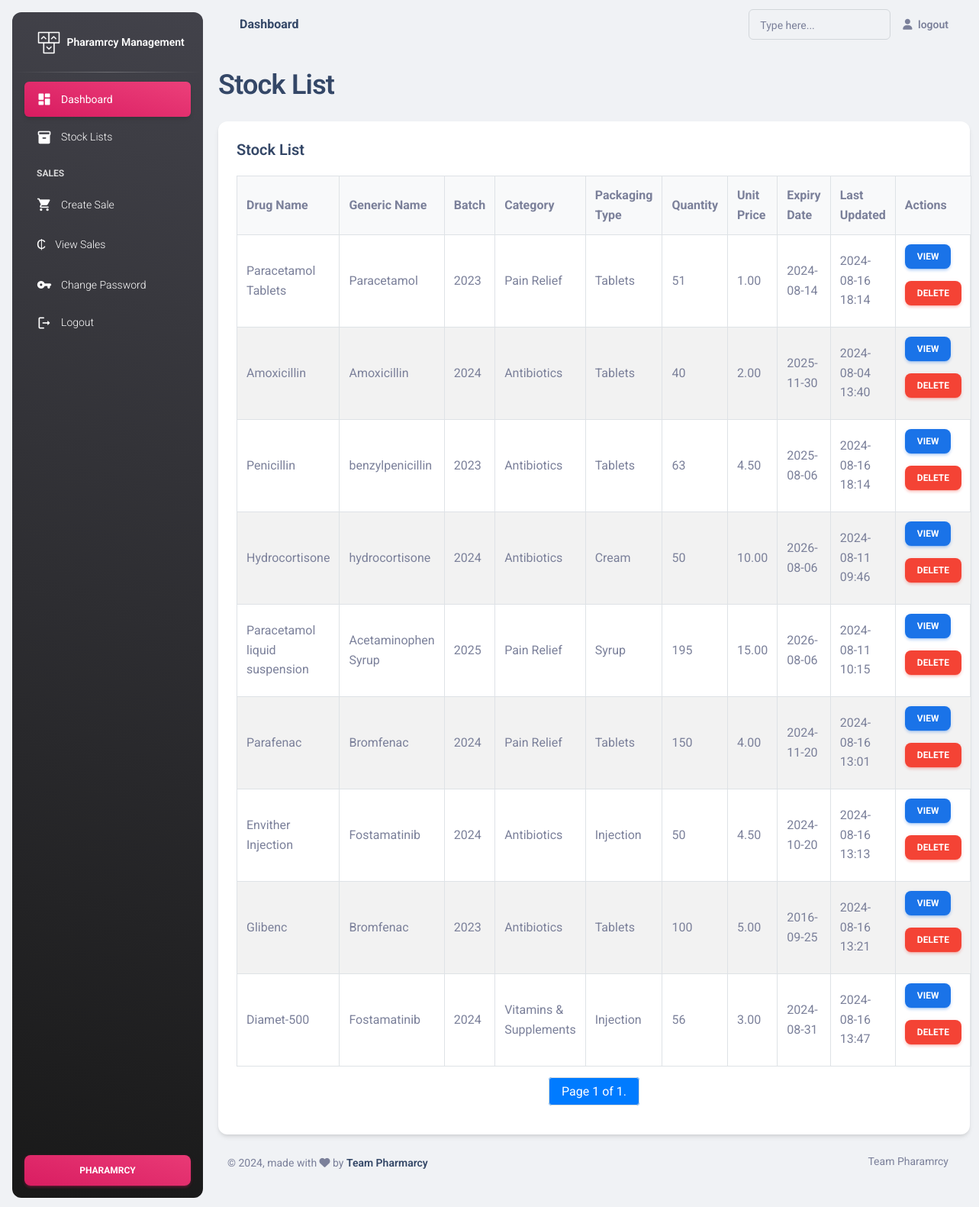
/stock/, run on the app's committed database.
### pms/models.py (models this page shows, shortened)
class Stock(models.Model):
    drug = models.ForeignKey(Drug, on_delete=models.CASCADE)
    quantity = models.PositiveIntegerField()
    last_updated = models.DateTimeField(auto_now=True)

class Drug(models.Model):
    name = models.CharField(max_length=100)
    description = models.TextField()
    quantity = models.PositiveIntegerField()  # Initial quantity for new drug entry
    unit_price = models.DecimalField(max_digits=10, decimal_places=2)
    manufacturing_date = models.DateField()
    expiry_date = models.DateField()
    supplier = models.ForeignKey(Supplier, on_delete=models.CASCADE)
    generic_name = models.CharField(max_length=100)
    brand_name = models.CharField(max_length=100)
    BATCH_CHOICES = (
        ('2023', '2023'),
        ('2024', '2024'),
        ('2025', '2025'),
    )
    batch = models.CharField(max_length=50, choices=BATCH_CHOICES)
    category = models.ForeignKey(Category, on_delete=models.CASCADE)
    packaging_type = models.ForeignKey(PackagingType, on_delete=models.CASCADE)
    strength = models.CharField(max_length=20)

class Category(models.Model):
    name = models.CharField(max_length=100)
    description = models.TextField()

class PackagingType(models.Model):
    type = models.CharField(max_length=100)

### pms/views.py (the view)
# urls.py: path('stock/', stock_list, name='stock_list'),
def stock_list(request):
    stocks = Stock.objects.all()
    paginator = Paginator(stocks, 10)  # Show 10 stocks per page.
    page_number = request.GET.get('page')
    page_obj = paginator.get_page(page_number)
    return render(request, 'stock_list.html', {'page_obj': page_obj})

### pms/templates/stock_list.html (shortened to what this page needs)
{% extends "dashboard.html" %}
{% load static crispy_forms_tags %}
{% block dash %}
<h2>Stock List</h2>
{% endblock %}
{% block dash3 %}
<div class="row">
    <div class="col-lg-12">
        <div class="card">
            <div class="card-body">
                <h5 class="card-title">Stock List</h5>
                <div class="table-container">
                    <table>
                        <thead>
                            <tr>
                                <th>Drug Name</th>
                                <th>Generic Name</th>
                                <th>Batch</th>
                                <th>Category</th>
                                <th>Packaging Type</th>
                                <th>Quantity</th>
                                <th>Unit Price</th>
                                <th>Expiry Date</th>
                                <th>Last Updated</th>
                                <th>Actions</th>
                            </tr>
                        </thead>
                        <tbody>
                            {% for stock in page_obj %}
                            <tr>
                                <td>{{ stock.drug.name }}</td>
                                <td>{{ stock.drug.generic_name }}</td>
                                <td>{{ stock.drug.batch }}</td>
                                <td>{{ stock.drug.category.name }}</td>
                                <td>{{ stock.drug.packaging_type.type }}</td>
                                <td>{{ stock.quantity }}</td>
                                <td>{{ stock.drug.unit_price }}</td>
                                <td>{{ stock.drug.expiry_date|date:"Y-m-d" }}</td>
                                <td>{{ stock.last_updated|date:"Y-m-d H:i" }}</td>
                                <td>
                                    <a href="{% url 'stock_detail' stock.pk %}" class="btn btn-info btn-sm">View</a>
                                    <form action="{% url 'stock_delete' stock.pk %}" method="post" style="display:inline;">
                                        <button type="submit" class="btn btn-danger btn-sm">Delete</button>
                                    </form>
                                </td>
                            </tr>
                            {% empty %}
                            <tr>
                                <td colspan="12" class="text-center">No stock records available.</td>
                            </tr>
                            {% endfor %}
                        </tbody>
                    </table>
                </div>
                <div class="pagination">
                    <span class="step-links">
                        <span class="current">
                            Page {{ page_obj.number }} of {{ page_obj.paginator.num_pages }}.
                        </span>
                    </span>
                </div>
            </div>
        </div>
    </div>
</div>
{% endblock dash3 %}

### pms/templates/stock_list.html (style rules this page uses)
.table-container { margin: 20px 0; }
table { width: 100%; border-collapse: collapse; }
th, td { padding: 12px; text-align: left; border: 1px solid #dee2e6; }
th { background-color: #f8f9fa; }
tbody tr:nth-child(even) { background-color: #f2f2f2; }
.pagination { display: flex; justify-content: center; margin: 20px 0; }
.pagination .current { padding: 8px 16px; margin: 0 4px; border: 1px solid #ddd; border-radius: 4px; background-color: #007bff; color: #fff; }

### data on the page
Stock: drug.name "Paracetamol Tablets", drug.generic_name "Paracetamol", drug.batch "2023", drug.category.name "Pain Relief", drug.packaging_type.type "Tablets", quantity "51", drug.unit_price "1.00", drug.expiry_date "2024-08-14", last_updated "2024-08-16 18:14"
Stock: drug.name "Amoxicillin", drug.generic_name "Amoxicillin", drug.batch "2024", drug.category.name "Antibiotics", drug.packaging_type.type "Tablets", quantity "40", drug.unit_price "2.00", drug.expiry_date "2025-11-30", last_updated "2024-08-04 13:40"
Stock: drug.name "Penicillin", drug.generic_name "benzylpenicillin", drug.batch "2023", drug.category.name "Antibiotics", drug.packaging_type.type "Tablets", quantity "63", drug.unit_price "4.50", drug.expiry_date "2025-08-06", last_updated "2024-08-16 18:14"
Stock: drug.name "Hydrocortisone", drug.generic_name "hydrocortisone", drug.batch "2024", drug.category.name "Antibiotics", drug.packaging_type.type "Cream", quantity "50", drug.unit_price "10.00", drug.expiry_date "2026-08-06", last_updated "2024-08-11 09:46"
Stock: drug.name "Paracetamol liquid suspension", drug.generic_name "Acetaminophen Syrup", drug.batch "2025", drug.category.name "Pain Relief", drug.packaging_type.type "Syrup", quantity "195", drug.unit_price "15.00", drug.expiry_date "2026-08-06", last_updated "2024-08-11 10:15"
Stock: drug.name "Parafenac", drug.generic_name "Bromfenac", drug.batch "2024", drug.category.name "Pain Relief", drug.packaging_type.type "Tablets", quantity "150", drug.unit_price "4.00", drug.expiry_date "2024-11-20", last_updated "2024-08-16 13:01"
Stock: drug.name "Envither Injection", drug.generic_name "Fostamatinib", drug.batch "2024", drug.category.name "Antibiotics", drug.packaging_type.type "Injection", quantity "50", drug.unit_price "4.50", drug.expiry_date "2024-10-20", last_updated "2024-08-16 13:13"
Stock: drug.name "Glibenc", drug.generic_name "Bromfenac", drug.batch "2023", drug.category.name "Antibiotics", drug.packaging_type.type "Tablets", quantity "100", drug.unit_price "5.00", drug.expiry_date "2016-09-25", last_updated "2024-08-16 13:21"
Stock: drug.name "Diamet-500", drug.generic_name "Fostamatinib", drug.batch "2024", drug.category.name "Vitamins & Supplements", drug.packaging_type.type "Injection", quantity "56", drug.unit_price "3.00", drug.expiry_date "2024-08-31", last_updated "2024-08-16 13:47"

### other printed values
{{ page_obj.number }} "1"
{{ page_obj.paginator.num_pages }} "1"
